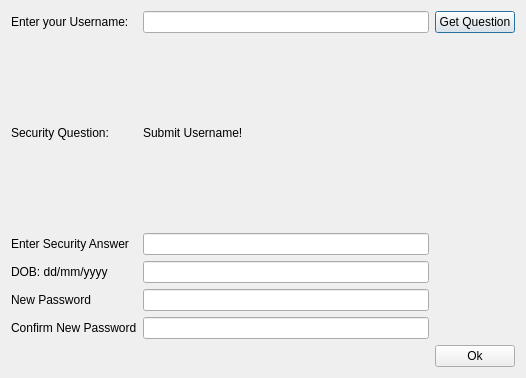
<?xml version="1.0" encoding="UTF-8"?>
<ui version="4.0">
 <class>ForgotPassword</class>
 <widget class="QDialog" name="ForgotPassword">
  <property name="geometry">
   <rect>
    <x>0</x>
    <y>0</y>
    <width>526</width>
    <height>378</height>
   </rect>
  </property>
  <property name="windowTitle">
   <string>Forgot Password</string>
  </property>
  <layout class="QGridLayout" name="gridLayout">
   <item row="0" column="2">
    <widget class="QPushButton" name="pbGetQuestion">
     <property name="text">
      <string>Get Question</string>
     </property>
    </widget>
   </item>
   <item row="2" column="0">
    <widget class="QLabel" name="lSecurityQ">
     <property name="text">
      <string>Security Question:</string>
     </property>
    </widget>
   </item>
   <item row="3" column="0">
    <widget class="QLabel" name="lSecurityAns">
     <property name="text">
      <string>Enter Security Answer</string>
     </property>
    </widget>
   </item>
   <item row="3" column="1">
    <widget class="QLineEdit" name="leSecurityAns"/>
   </item>
   <item row="7" column="1">
    <widget class="QLineEdit" name="leNewPass"/>
   </item>
   <item row="9" column="1">
    <widget class="QLineEdit" name="leNewPassConfirm"/>
   </item>
   <item row="0" column="0">
    <widget class="QLabel" name="lUsername">
     <property name="text">
      <string>Enter your Username:</string>
     </property>
    </widget>
   </item>
   <item row="9" column="0">
    <widget class="QLabel" name="lNewPassConf">
     <property name="text">
      <string>Confirm New Password</string>
     </property>
    </widget>
   </item>
   <item row="7" column="0">
    <widget class="QLabel" name="lNewPass">
     <property name="text">
      <string>New Password</string>
     </property>
    </widget>
   </item>
   <item row="0" column="1">
    <widget class="QLineEdit" name="leUsername"/>
   </item>
   <item row="2" column="1" colspan="2">
    <widget class="QLabel" name="lSecurityQFromServer">
     <property name="text">
      <string>Submit Username!</string>
     </property>
    </widget>
   </item>
   <item row="10" column="2">
    <widget class="QPushButton" name="pbChangePass">
     <property name="text">
      <string>Ok</string>
     </property>
    </widget>
   </item>
   <item row="4" column="1">
    <widget class="QLineEdit" name="leDob"/>
   </item>
   <item row="4" column="0">
    <widget class="QLabel" name="lDob">
     <property name="text">
      <string>DOB: dd/mm/yyyy</string>
     </property>
    </widget>
   </item>
  </layout>
 </widget>
 <resources/>
 <connections/>
</ui>
